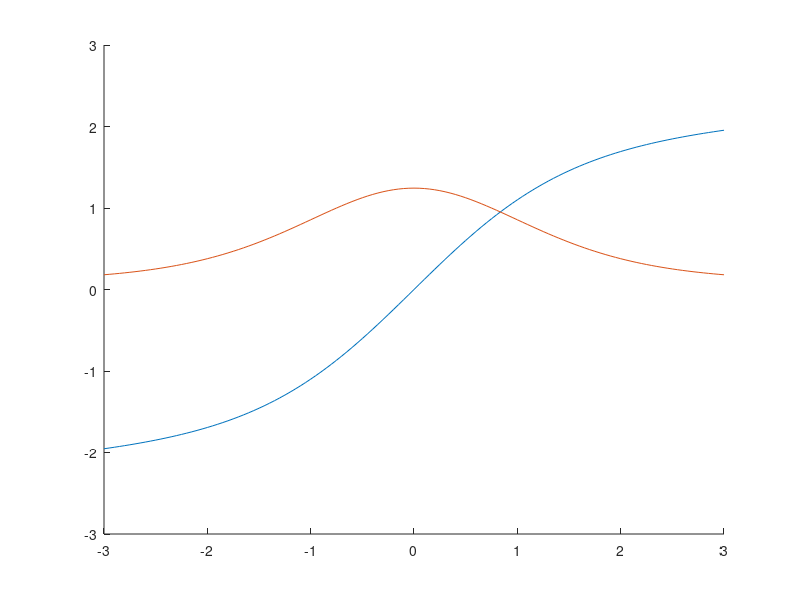

This chart was generated by the following MATLAB code:
clear all
close all
alpha = .1%Adjusts the shape of the sigmoid. 1=piecewise.

vals = -3:.05:3;

%vth = (vthrest+vrest)/2;
%sig_scale = -log(1./alpha-1)./(vth - vrest);
%a = 1./(1 + exp(2 .* (vals - vth) .* sig_scale));
a = 1.7159 .* tanh((2/3).*vals) + alpha .* vals;

%Derivative
%der = -.5 .* sig_scale .* (1./((cosh(sig_scale .* (vth - vals)) .^ 2)));
der = 1.14393 .* (1./((cosh((2/3)*vals)).^2)) + alpha;
%num = 2*sig_scale.*exp(2.*sig_scale.*(vals - vth));
%dem = (1+exp(2.*sig_scale.*(vals-vth))).^2;
%der = -num./dem;
%
figure
hold on
plot(vals, a);
plot(vals, der);
hold off
axis([-3 3 -3 3]);
